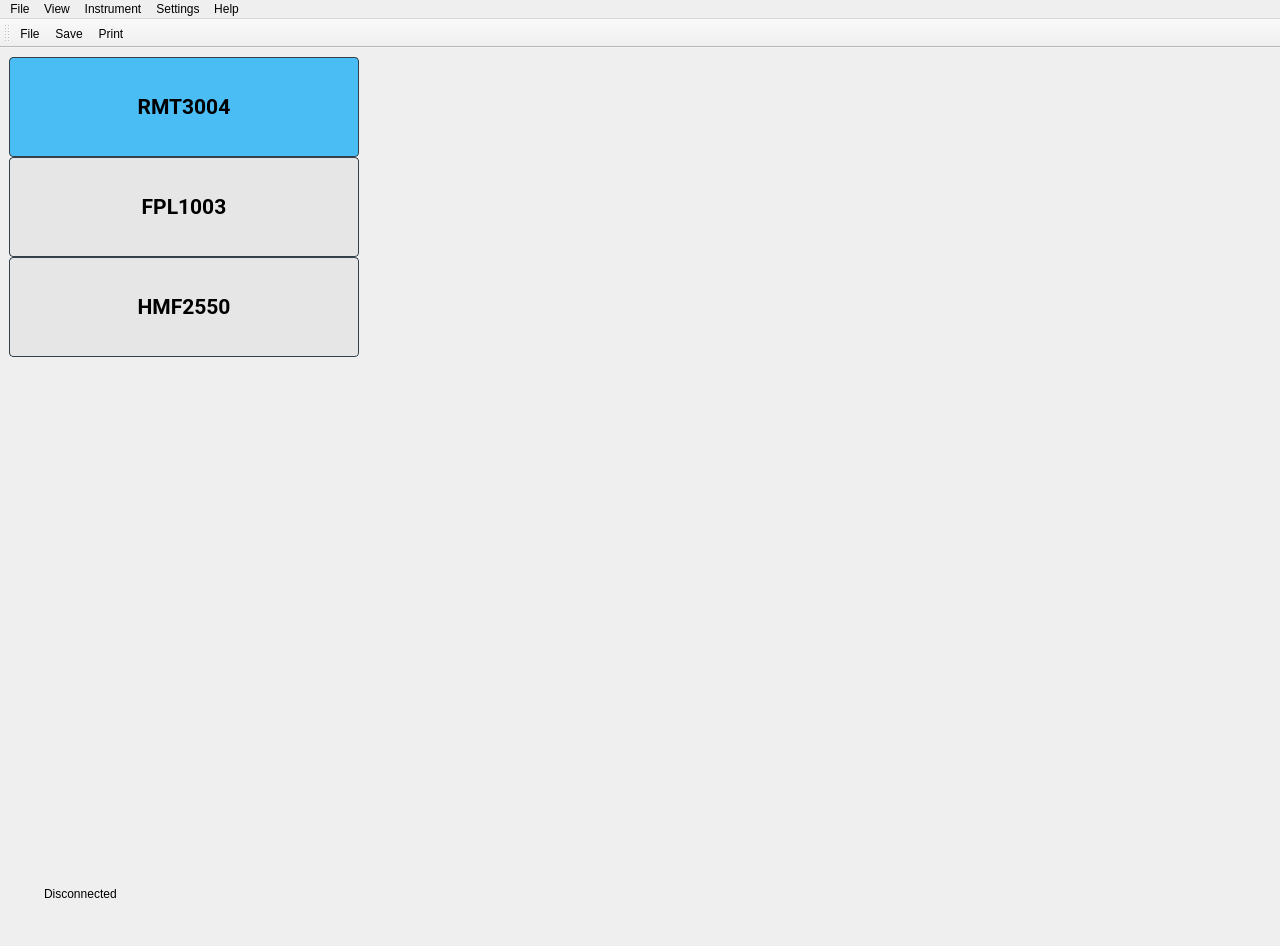
<?xml version="1.0" encoding="UTF-8"?>
<ui version="4.0">
 <class>wgMainWindow</class>
 <widget class="QMainWindow" name="wgMainWindow">
  <property name="geometry">
   <rect>
    <x>0</x>
    <y>0</y>
    <width>1280</width>
    <height>946</height>
   </rect>
  </property>
  <property name="windowTitle">
   <string>MainWindow</string>
  </property>
  <property name="styleSheet">
   <string notr="true">QWidget#widgetPanel, #wgStatConn, #wgContent{
    border: 1px solid rgb(94, 92, 100);
}

QToolBar#toolBar {
    background-color: #E6E6E6; 
    border: 1px solid #32414B;
}

QToolBar#toolBar &gt; * {
    margin-right: 10px;
}


QLabel#lblStatConn {
    font: bold 16pt &quot;Roboto&quot;;
    color: #000000;
	border-color: rgb(255, 255, 255);
}

QLabel#lblImage{
	border: 1px solid rgb(94, 92, 100);
}</string>
  </property>
  <widget class="QWidget" name="centralwidget">
   <layout class="QGridLayout" name="gridLayout">
    <item row="2" column="0">
     <widget class="QWidget" name="wgStatConn" native="true">
      <property name="minimumSize">
       <size>
        <width>350</width>
        <height>50</height>
       </size>
      </property>
      <property name="maximumSize">
       <size>
        <width>350</width>
        <height>50</height>
       </size>
      </property>
      <layout class="QGridLayout" name="gridLayout_2">
       <item row="0" column="0">
        <layout class="QHBoxLayout" name="horizontalLayout">
         <item>
          <widget class="QLabel" name="label">
           <property name="minimumSize">
            <size>
             <width>20</width>
             <height>20</height>
            </size>
           </property>
           <property name="maximumSize">
            <size>
             <width>20</width>
             <height>20</height>
            </size>
           </property>
           <property name="styleSheet">
            <string notr="true">border-color: rgb(255, 255, 255);</string>
           </property>
           <property name="text">
            <string/>
           </property>
           <property name="pixmap">
            <pixmap resource="../../res.qrc">:/icon/circleError.png</pixmap>
           </property>
           <property name="scaledContents">
            <bool>true</bool>
           </property>
          </widget>
         </item>
         <item>
          <widget class="QLabel" name="lblStatConn">
           <property name="text">
            <string>Disconnected</string>
           </property>
          </widget>
         </item>
        </layout>
       </item>
      </layout>
     </widget>
    </item>
    <item row="0" column="1" rowspan="3">
     <widget class="QWidget" name="wgContent" native="true">
      <property name="minimumSize">
       <size>
        <width>900</width>
        <height>0</height>
       </size>
      </property>
     </widget>
    </item>
    <item row="1" column="0">
     <widget class="QLabel" name="lblImage">
      <property name="minimumSize">
       <size>
        <width>350</width>
        <height>500</height>
       </size>
      </property>
      <property name="maximumSize">
       <size>
        <width>350</width>
        <height>500</height>
       </size>
      </property>
      <property name="text">
       <string/>
      </property>
      <property name="pixmap">
       <pixmap resource="../../res.qrc">:/icon/xforce-f.webp</pixmap>
      </property>
      <property name="scaledContents">
       <bool>true</bool>
      </property>
     </widget>
    </item>
    <item row="3" column="0">
     <spacer name="verticalSpacer">
      <property name="orientation">
       <enum>Qt::Orientation::Vertical</enum>
      </property>
      <property name="sizeHint" stdset="0">
       <size>
        <width>20</width>
        <height>4</height>
       </size>
      </property>
     </spacer>
    </item>
    <item row="1" column="2">
     <spacer name="horizontalSpacer">
      <property name="orientation">
       <enum>Qt::Orientation::Horizontal</enum>
      </property>
      <property name="sizeHint" stdset="0">
       <size>
        <width>69</width>
        <height>20</height>
       </size>
      </property>
     </spacer>
    </item>
    <item row="0" column="0">
     <widget class="QWidget" name="widgetPanel" native="true">
      <property name="styleSheet">
       <string notr="true">QPushButton {
    font: bold 16pt &quot;Roboto&quot;;
    background-color: #E6E6E6; 
    border: 1px solid #32414B;
	color: #000000;
    border-radius: 4px;
    padding: 3px;
    outline: none;
    min-width: 80px;
}

QPushButton:checked {
    background-color: #49BDF4; 
    border: 1px solid #32414B;
    border-radius: 4px;
    padding: 3px;
    outline: none;
}

QPushButton:pressed {
    background-color: #14A3E6; 
    border: 1px solid #19232D;
}

QPushButton:menu-indicator {
    subcontrol-origin: padding;
    subcontrol-position: bottom right;
    bottom: 4px;
}</string>
      </property>
      <layout class="QVBoxLayout" name="verticalLayout">
       <property name="spacing">
        <number>0</number>
       </property>
       <property name="leftMargin">
        <number>0</number>
       </property>
       <property name="topMargin">
        <number>0</number>
       </property>
       <property name="rightMargin">
        <number>0</number>
       </property>
       <property name="bottomMargin">
        <number>0</number>
       </property>
       <item>
        <widget class="QPushButton" name="btnRmt3004">
         <property name="minimumSize">
          <size>
           <width>88</width>
           <height>100</height>
          </size>
         </property>
         <property name="maximumSize">
          <size>
           <width>350</width>
           <height>100</height>
          </size>
         </property>
         <property name="font">
          <font>
           <family>Roboto</family>
           <pointsize>16</pointsize>
           <italic>false</italic>
           <bold>true</bold>
          </font>
         </property>
         <property name="text">
          <string>RMT3004</string>
         </property>
         <property name="icon">
          <iconset resource="../../res.qrc">
           <normaloff>:/icon/circleError.png</normaloff>:/icon/circleError.png</iconset>
         </property>
         <property name="checkable">
          <bool>true</bool>
         </property>
         <property name="checked">
          <bool>true</bool>
         </property>
         <property name="autoExclusive">
          <bool>true</bool>
         </property>
        </widget>
       </item>
       <item>
        <widget class="QPushButton" name="btnFpl1003">
         <property name="minimumSize">
          <size>
           <width>88</width>
           <height>100</height>
          </size>
         </property>
         <property name="maximumSize">
          <size>
           <width>350</width>
           <height>100</height>
          </size>
         </property>
         <property name="font">
          <font>
           <family>Roboto</family>
           <pointsize>16</pointsize>
           <italic>false</italic>
           <bold>true</bold>
          </font>
         </property>
         <property name="text">
          <string>FPL1003</string>
         </property>
         <property name="icon">
          <iconset resource="../../res.qrc">
           <normaloff>:/icon/circleError.png</normaloff>:/icon/circleError.png</iconset>
         </property>
         <property name="checkable">
          <bool>true</bool>
         </property>
         <property name="autoExclusive">
          <bool>true</bool>
         </property>
        </widget>
       </item>
       <item>
        <widget class="QPushButton" name="btnHmf2550">
         <property name="minimumSize">
          <size>
           <width>88</width>
           <height>100</height>
          </size>
         </property>
         <property name="maximumSize">
          <size>
           <width>350</width>
           <height>100</height>
          </size>
         </property>
         <property name="font">
          <font>
           <family>Roboto</family>
           <pointsize>16</pointsize>
           <italic>false</italic>
           <bold>true</bold>
          </font>
         </property>
         <property name="text">
          <string>HMF2550</string>
         </property>
         <property name="icon">
          <iconset resource="../../res.qrc">
           <normaloff>:/icon/circleError.png</normaloff>:/icon/circleError.png</iconset>
         </property>
         <property name="checkable">
          <bool>true</bool>
         </property>
         <property name="autoExclusive">
          <bool>true</bool>
         </property>
        </widget>
       </item>
      </layout>
     </widget>
    </item>
   </layout>
  </widget>
  <widget class="QMenuBar" name="menubar">
   <property name="geometry">
    <rect>
     <x>0</x>
     <y>0</y>
     <width>1280</width>
     <height>23</height>
    </rect>
   </property>
   <widget class="QMenu" name="menuFile">
    <property name="title">
     <string>File</string>
    </property>
   </widget>
   <widget class="QMenu" name="menuView">
    <property name="title">
     <string>View</string>
    </property>
   </widget>
   <widget class="QMenu" name="menuInstrument">
    <property name="title">
     <string>Instrument</string>
    </property>
   </widget>
   <widget class="QMenu" name="menuSettings">
    <property name="title">
     <string>Settings</string>
    </property>
   </widget>
   <widget class="QMenu" name="menuHelp">
    <property name="title">
     <string>Help</string>
    </property>
   </widget>
   <addaction name="menuFile"/>
   <addaction name="menuView"/>
   <addaction name="menuInstrument"/>
   <addaction name="menuSettings"/>
   <addaction name="menuHelp"/>
  </widget>
  <widget class="QToolBar" name="toolBar">
   <property name="windowTitle">
    <string>toolBar</string>
   </property>
   <attribute name="toolBarArea">
    <enum>TopToolBarArea</enum>
   </attribute>
   <attribute name="toolBarBreak">
    <bool>false</bool>
   </attribute>
   <addaction name="actionFile"/>
   <addaction name="actionSave"/>
   <addaction name="actionPrint"/>
  </widget>
  <action name="actionFile">
   <property name="checkable">
    <bool>true</bool>
   </property>
   <property name="icon">
    <iconset theme="QIcon::ThemeIcon::FolderOpen"/>
   </property>
   <property name="text">
    <string>File</string>
   </property>
   <property name="menuRole">
    <enum>QAction::MenuRole::NoRole</enum>
   </property>
  </action>
  <action name="actionSave">
   <property name="checkable">
    <bool>true</bool>
   </property>
   <property name="icon">
    <iconset theme="QIcon::ThemeIcon::DocumentSave"/>
   </property>
   <property name="text">
    <string>Save</string>
   </property>
   <property name="menuRole">
    <enum>QAction::MenuRole::NoRole</enum>
   </property>
  </action>
  <action name="actionPrint">
   <property name="checkable">
    <bool>true</bool>
   </property>
   <property name="icon">
    <iconset theme="QIcon::ThemeIcon::DocumentPrint"/>
   </property>
   <property name="text">
    <string>Print</string>
   </property>
   <property name="menuRole">
    <enum>QAction::MenuRole::NoRole</enum>
   </property>
  </action>
 </widget>
 <resources>
  <include location="../../res.qrc"/>
 </resources>
 <connections/>
</ui>
